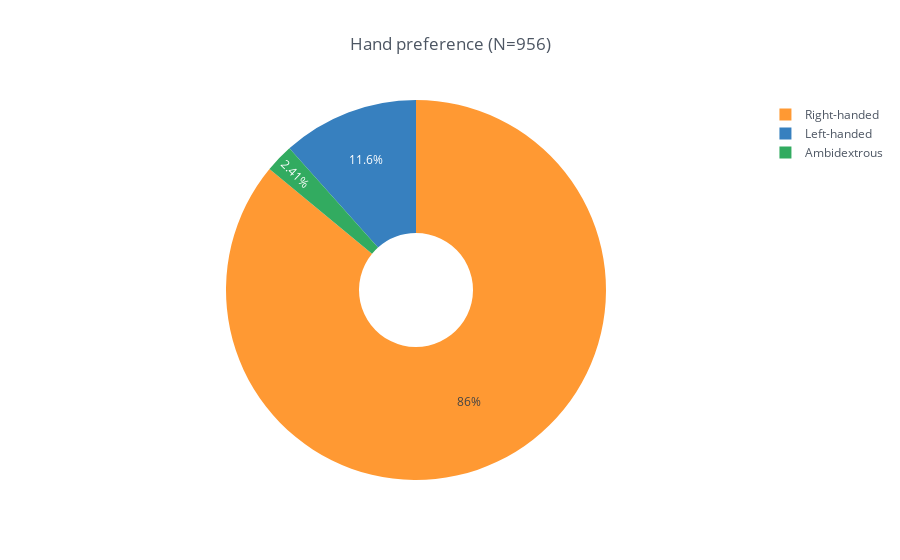

The cell this chart's notebook holds for it:
### Code cell
total_responses = sum(gcbs_clean_df['DEMO_hand'].value_counts())
hand_df = gcbs_clean_df['DEMO_hand'].value_counts().rename_axis('DEMO_hand').reset_index(name='counts')
hand_df.iplot(kind='pie', labels='DEMO_hand', values='counts', title='Hand preference (N={})'.format(total_responses), hoverinfo="label+percent+name", hole=0.3, theme='white')

### Figure 1 — Plotly figure (JSON) as saved in the notebook; plotly's stock layout.template omitted (floating-point values rounded to 4 significant figures)
{"data": [{"hole": 0.3, "labels": ["Right-handed", "Left-handed", "Ambidextrous"], "marker": {"colors": ["rgba(255, 153, 51, 1.0)", "rgba(55, 128, 191, 1.0)", "rgba(50, 171, 96, 1.0)"]}, "name": "", "type": "pie", "values": [822, 111, 23]}], "layout": {"legend": {"bgcolor": "#FFFFFF", "font": {"color": "#4D5663"}}, "paper_bgcolor": "#FFFFFF", "plot_bgcolor": "#FFFFFF", "title": "Hand preference (N=956)", "titlefont": {"color": "#4D5663"}}}
